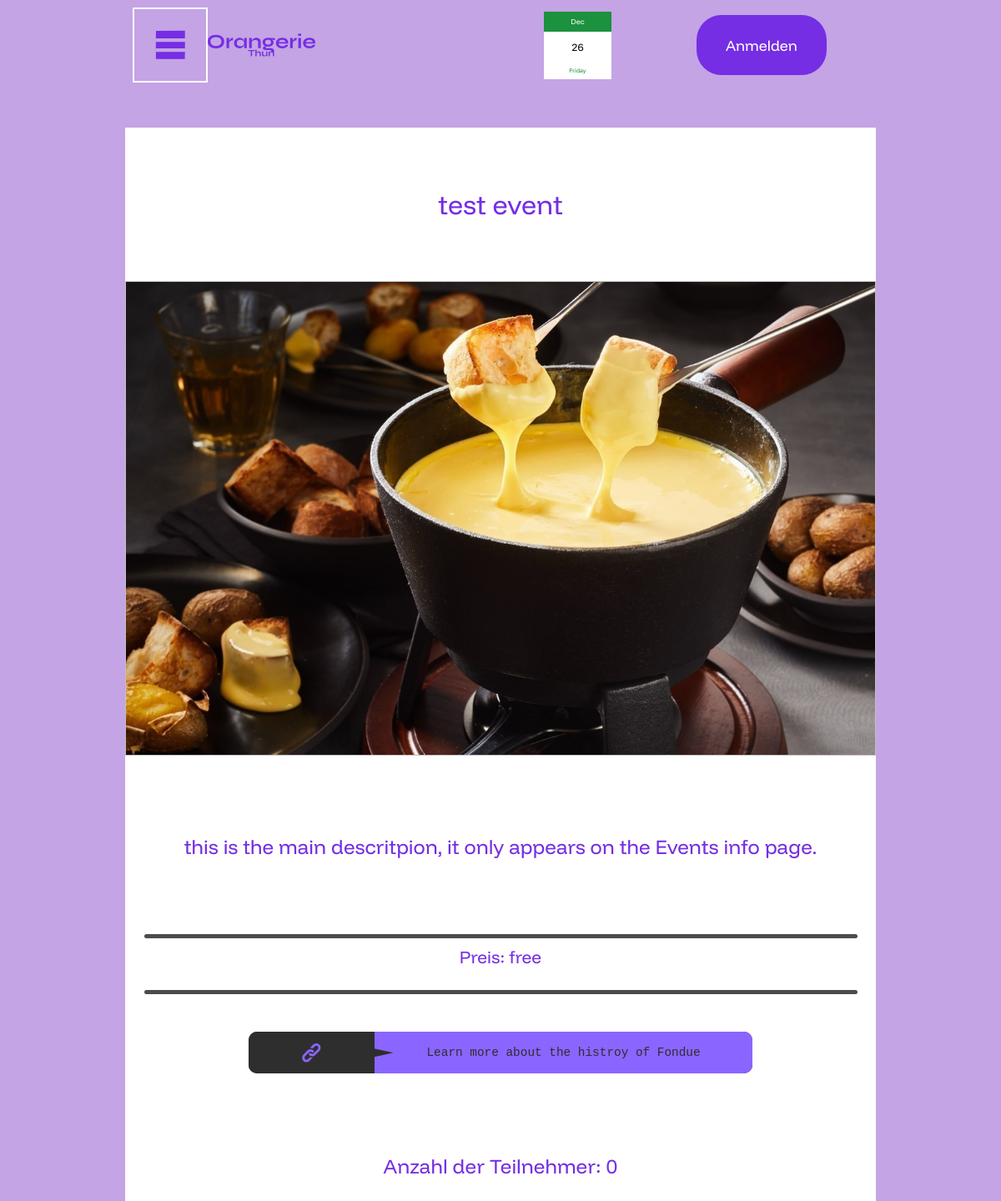
Before: /test-event/ with the older database file.
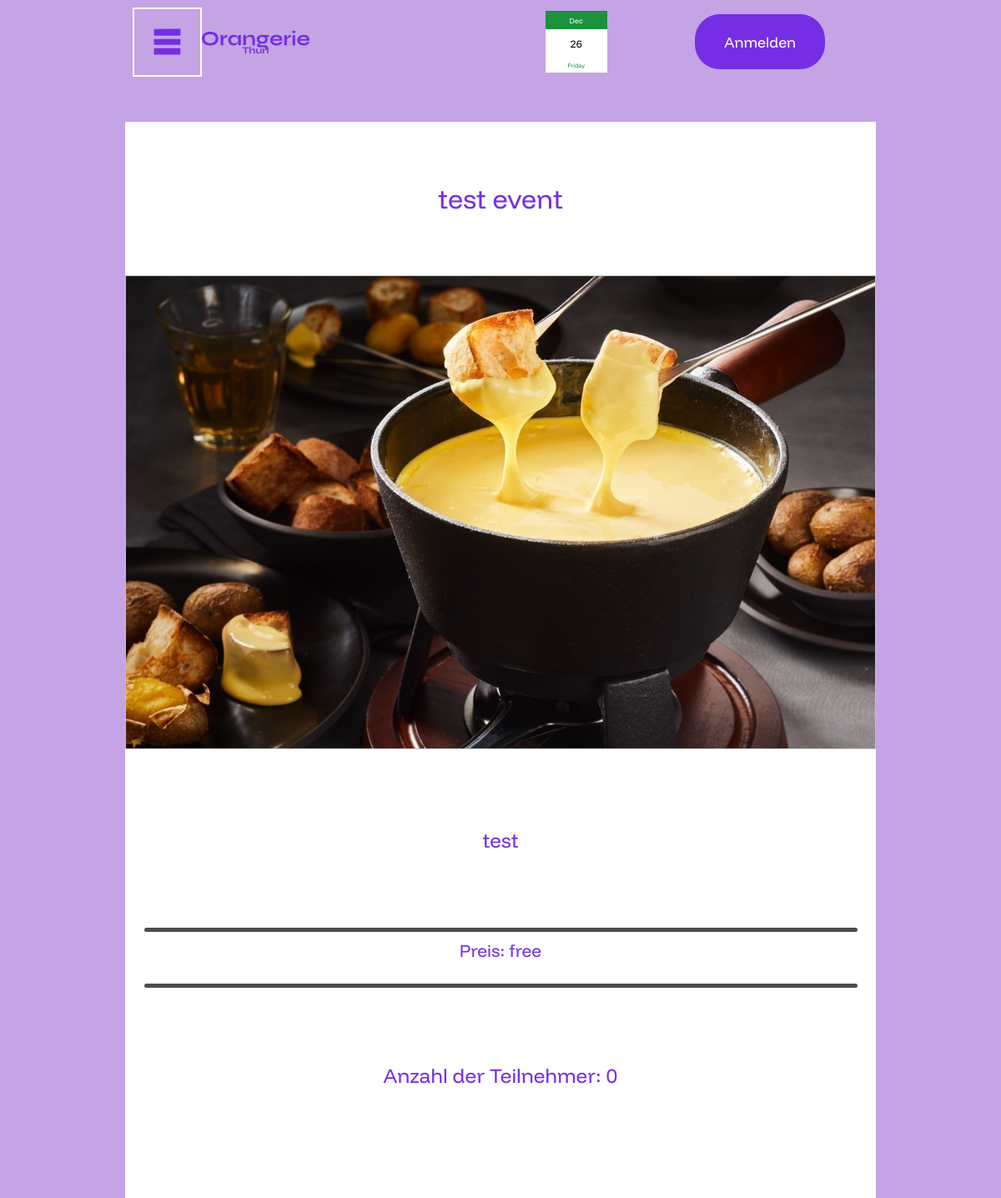
After: the same page with the newer database file.
### orange/models.py (models this page shows, shortened)
class Event(models.Model):
    user = models.ForeignKey(User, on_delete=models.CASCADE,related_name="eventowner",blank=True)
    name = models.CharField(max_length=255,unique=True)
    slug = models.SlugField(allow_unicode=True,unique=True,blank=True)
    created_at= models.DateTimeField(auto_now=True)
    description = models.TextField(blank=True,default='')
    description_short = models.TextField(blank=True,default='')
    additional_info = models.TextField(blank=True,default='')
    mainpic = models.ImageField(upload_to="orange/css/eventpics",height_field=None,width_field=None,max_length=1000,blank=True,null=True)
    price = models.TextField(blank=True,default='')
    link_to_external_site=models.TextField(blank=True,default='')
    link_button_text=models.TextField(blank=True,default='')
    org = models.ForeignKey('Organization',null=True,blank=True, on_delete=models.CASCADE)
    tendies = models.ManyToManyField(User,blank=True,related_name="tendies")
    class Meta:
        ordering = ['-created_at']

### orange/views.py (the view)
# urls.py: re_path(r'(?P<slug>[-\w]+)/$',views.EventInfo.as_view(),name='eventinfo'),
class EventInfo(TemplateView):
    template_name = 'orange/event_info.html'
    def get(self, request, slug):
        event= get_object_or_404(Event,slug=self.kwargs.get('slug'))
        languagecookie="de"
        try:
            languagecookie=request.COOKIES["language"]
        except:
            pass
        else:
            pass
        finally:
            pass
        args = {'event':event,"language":languagedic[languagecookie]["event_info"],"navlang":languagedic[languagecookie]["nav"]}
        return render(request,self.template_name,args)

### orange/templates/orange/event_info.html (shortened to what this page needs)
{% extends 'orange/nav.html' %}
{% load static %}
{% block pregroup %}
{% get_static_prefix as STATIC_PREFIX %}
    <link rel="stylesheet" href="{% static 'orange/css/event_info.css' %}">
    <div class="event">
      <div class="almostfullfill bigtext"><div class="center">{{event.name}}</div></div>
      {% if event.mainpic %}
        <img class="eventimagehouse"
        style="background-image:url('{{ STATIC_PREFIX }}{{event.mainpic}}')"
        width="{{ event.mainpic.width }}"
        height="{{ event.mainpic.height }}"
        ></img>
      {% endif %}
      <div class="almostfullfill mediumtext"><div class="center">{{event.description}}</div></div>
      <div class="seperator"></div>
      <div class="almostfullfill smalltext"><div class="center">{{language.price}} {{event.price}}</div></div>
      <div class="seperator"></div>
      {% if event.link_to_external_site %}
        <div class="eventlink">
          <a href="{{event.link_to_external_site}}" class="batterybutton batterytopcolor">
            <div class="fullfill batterytopcolor">
              <div class="clipstyle linkclip linkcolor"></div>
            </div>
            <div class="fullfill batterybodyclip linkcolor">
              <div id="batterytextoption" class="center batterytext batterytextolor">
                {{event.link_button_text}}
              </div>
            </div>
          </a>
        </div>
      {% endif %}
      <div class="allmostfullfill mediumtext">
        <div class="center">
          {{language.num}} {{ event.tendies.all|length }}
        </div>
      </div>
    </div>
  {% endblock %}

Changed rows visible on the page:
changed Event "test event": description "this is the main descritpion, it only appears on the Events info page." → "test"; link_button_text "Learn more about the histroy of Fondue" → (not shown)
